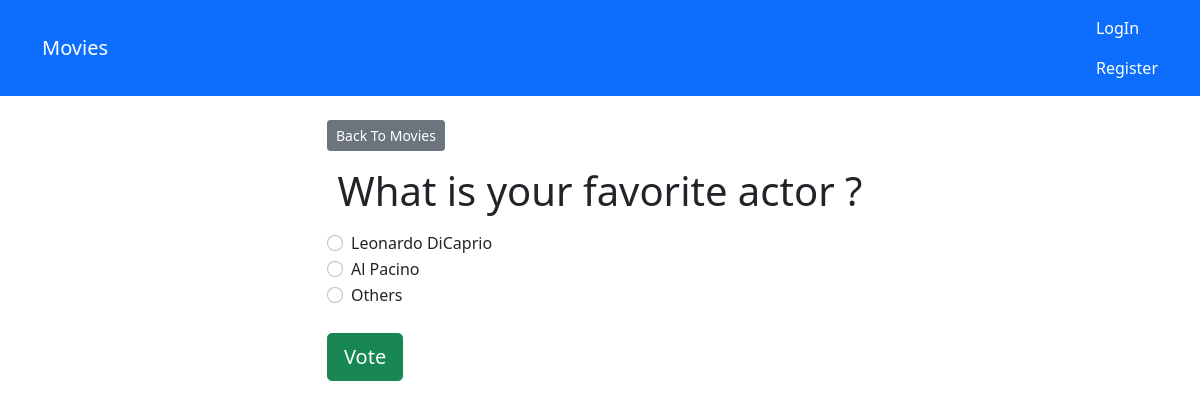
The app's page /movies/3/ with its own data.
### movies/models.py (models this page shows, shortened)
class Question(models.Model):
    question_text = models.CharField(default='', max_length=200)

class Choice(models.Model):
    question = models.ForeignKey(Question, on_delete=models.CASCADE)
    choice_text = models.CharField(max_length=200)
    votes = models.IntegerField(default=0)

### movies/views.py (the view)
# urls.py: path('<int:question_id>/', views.detail, name='detail'),
def detail(request,question_id):
    try:
        question = Question.objects.get(pk=question_id)
    except Question.DoesNotExist:
        raise Http404("Question Does Not Exist")
    return render(request, 'movies/detail.html', {'question': question})

### templates/movies/detail.html (shortened to what this page needs)
{% extends 'base.html' %}
{% block content %}
<a class="btn btn-secondary btn-sm mb-3" href="{% url 'movies:index' %}">Back To Movies</a>
<h1 class="text-center mb-3">{{ question.question_text }}</h1>
<form action="{% url 'movies:vote' question.id %}" method="post">
    {% for choice in question.choice_set.all %}
    <div class="form-check">
        <input
            type="radio"
            name="choice"
            class="form-check-input"
            id="choice{{ forloop.counter }}"
            value="{{ choice.id }}"
        />
        <label for="choice{{ forloop.counter }}">{{ choice.choice_text }}</label>
    </div>
    {% endfor %}
    <input type="submit" value="Vote" class="btn btn-success btn-lg btn-block mt-4"/>
</form>
{% endblock %}

### records on screen
Question: question_text "What is your favorite actor ?"
Choice: choice_text "Leonardo DiCaprio"
Choice: choice_text "Al Pacino"
Choice: choice_text "Others"
